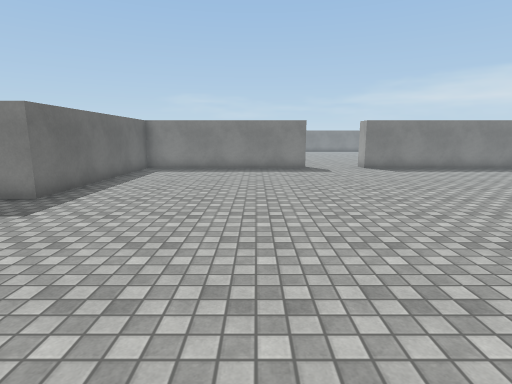
View 1 (above)

16 first-person views from a walk through a scene from a Unity 3-D project. The camera is 1.5 m above the floor, tilts 10° down and sees 80° across. The floor is counted in squares, 1 m on a side. Each view is taken from the middle of a square. On the plan, view 1 faces up. The plan holds only what a view shows up to about 15 squares ahead; the rest is blank. The place goes on beyond the plan. The player character is not drawn. Surface patterns are stand-ins for the level's own textures.

View 2
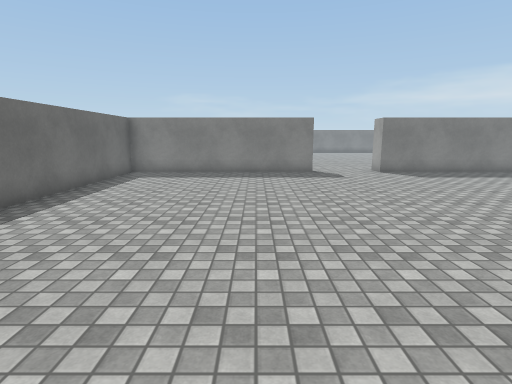

View 3
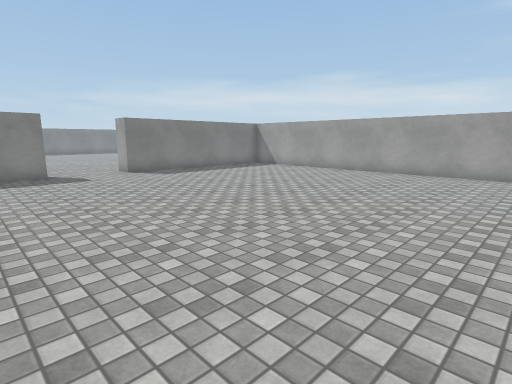

View 4
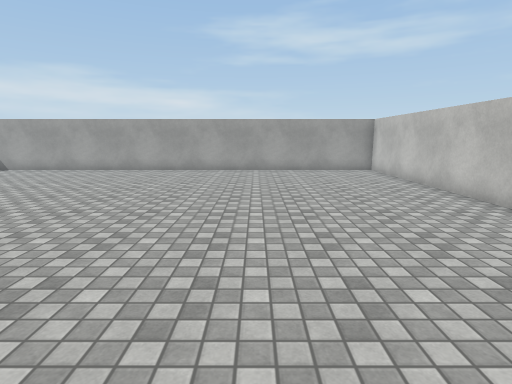

View 5
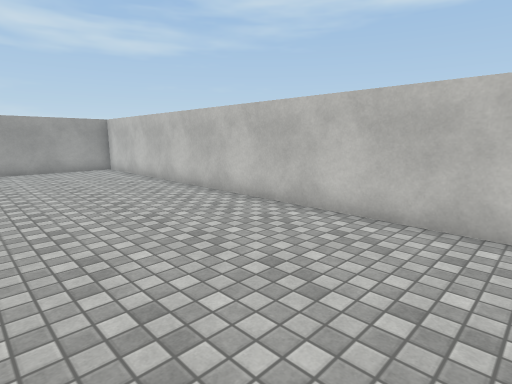

View 6
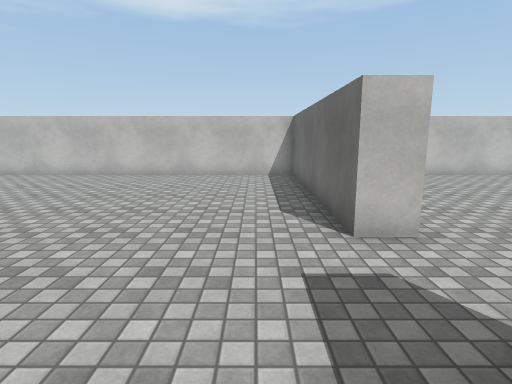

View 7
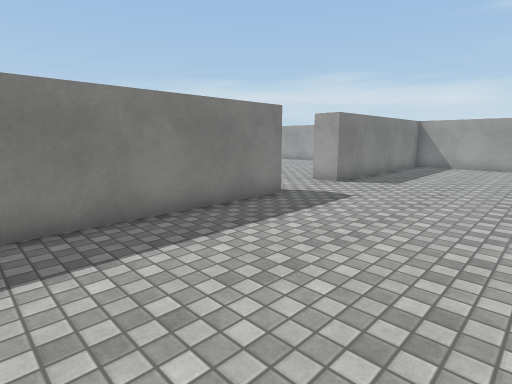

View 8
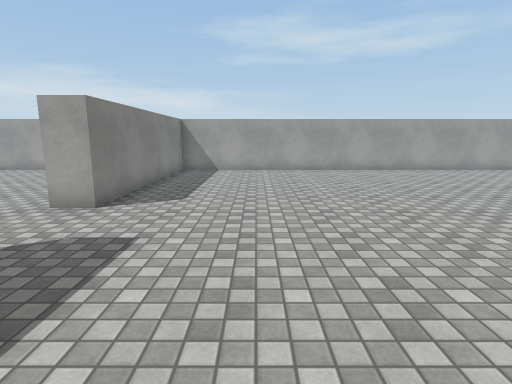

View 9
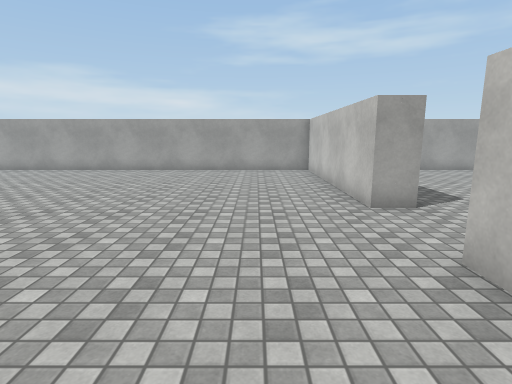

View 10
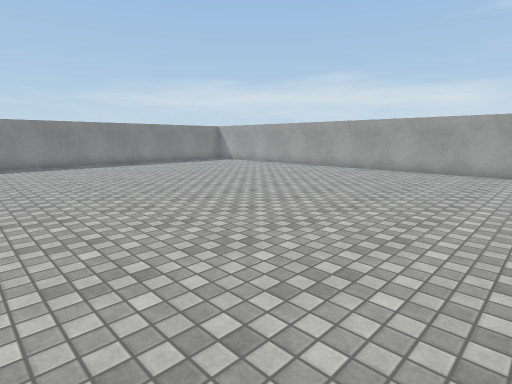

View 11
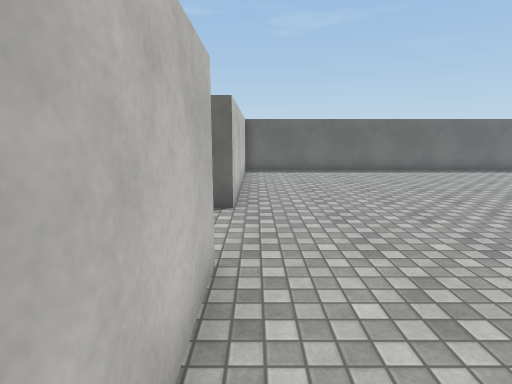

View 12
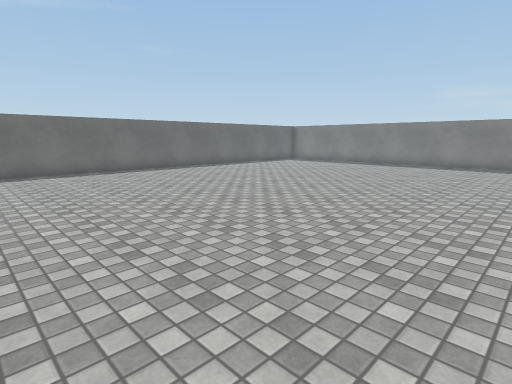

View 13
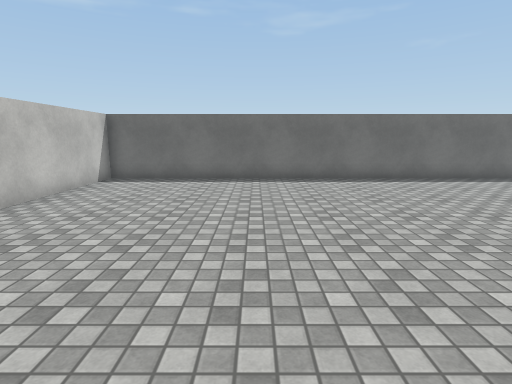

View 14
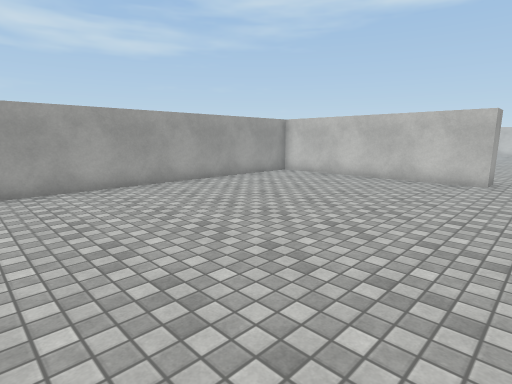

View 15
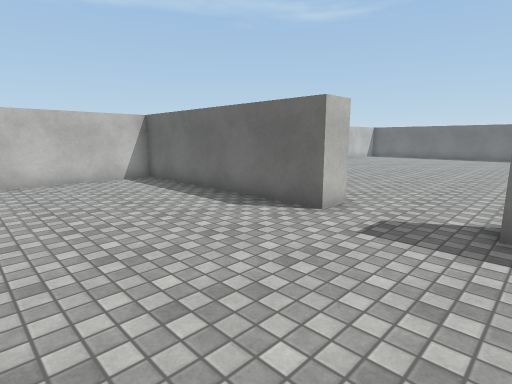

View 16
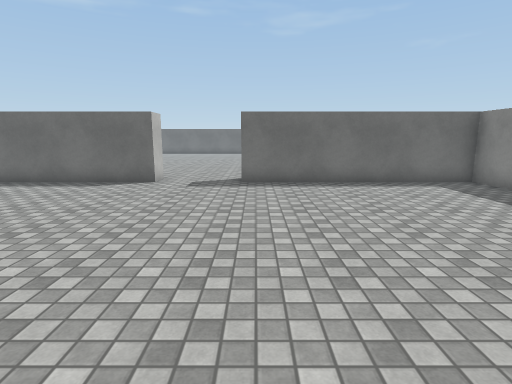

### Floor plan
Points are (right, up) in squares from view 1. A wall is a line through its corners. A room is listed if a view was taken in it or the views show most of it. See-through windows are left out.
Room 1 (views 1, 2, 3, 4, 5, 6, 7, 8, 15, 16)
walls: (2.6, 15.5) (-5.5, 15.5) (-5.5, 7.5) (-6.4, 7.5); (2.5, 16.5) (2.5, 16); (-6.6, 4.5) (-5.5, 4.5) (-5.5, -3.5) (13.5, -3.5) (13.5, 15.5) (5.5, 15.5) (5.5, 16.5)
ways out: opening at (4, 16.3) to room 2; opening at (-6, 6)
Room 2 (views 9, 10, 11, 12, 13, 14)
walls: (5.5, 16.5) (13.5, 16.5) (13.5, 28.5); (-5.5, 28.5) (-5.5, 16.5) (2.5, 16.5)
ways out: opening at (4, 16.3) to room 1

Positions as (right, up) in squares from view 1, and headings:
1: (0, 0), facing up
2: (0, 2), facing up
3: (0, 2), facing up-right
4: (-1, 2), facing right
5: (-2, 2), facing down-right
6: (-4, 9), facing down
7: (-4, 10), facing up-right
8: (-1, 12), facing right
9: (-1, 19), facing right
10: (-1, 17), facing up-right
11: (9, 17), facing left
12: (9, 17), facing up-left
13: (6, 22), facing left
14: (4, 28), facing down-right
15: (0, 8), facing down-left
16: (5, 8), facing left
